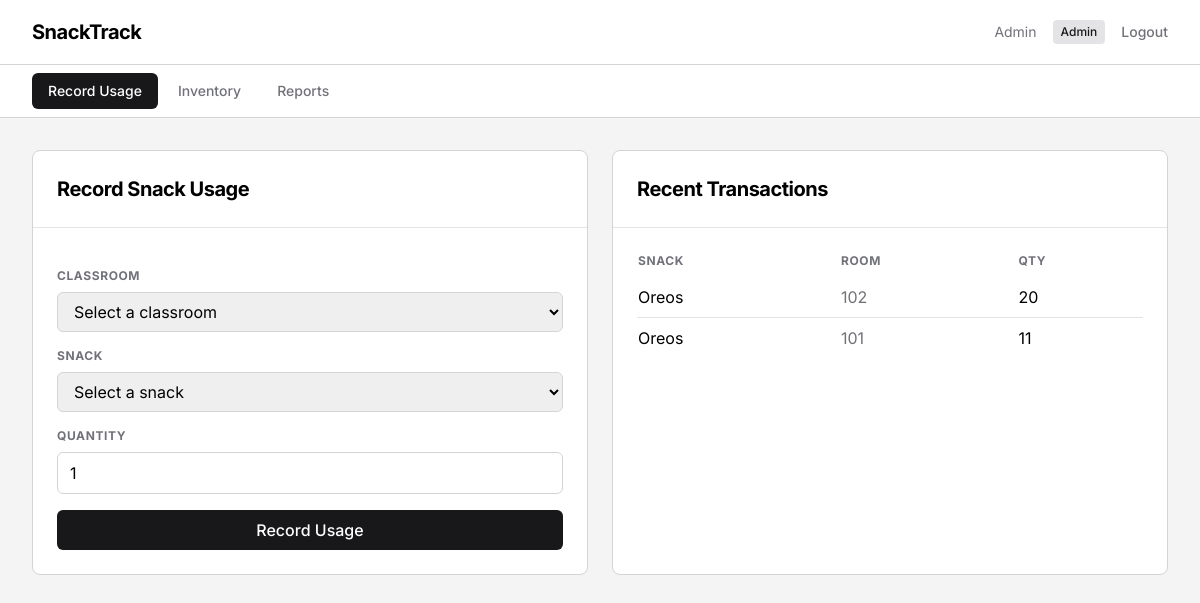
/staff-dashboard/ (signed in), run on the app's committed database.
### core/models.py (models this page shows, shortened)
class Transaction(models.Model):
    snack_id_ref = models.IntegerField(null=True)
    snack_name = models.CharField(max_length=255)
    classroom_id_ref = models.IntegerField(null=True)
    classroom_name = models.CharField(max_length=255)
    quantity = models.IntegerField()
    user_id_ref = models.IntegerField(null=True)
    user_name = models.CharField(max_length=255)
    transaction_type = models.CharField(max_length=50, default='usage')
    created_at = models.DateTimeField(auto_now_add=True)

### core/views.py (the view)
# urls.py: path('staff-dashboard/', views.staff_dashboard, name='staff_dashboard'),
@login_required
def staff_dashboard(request):
    tab = request.GET.get('tab', 'usage')
    all_snacks = models.get_all_snacks()
    summary = models.get_usage_summary()
    context = {
        'tab': tab,
        'classrooms': models.get_all_classrooms(),
        'available_snacks': [s for s in all_snacks if s.quantity > 0],
        'all_snacks': all_snacks,
        'transactions': models.get_recent_transactions(10),
        'summary': summary,
        'summary_json': json.dumps(summary, default=str),
        'inv_status': models.get_inventory_status(),
        'user_name': request.session.get('user_name', ''),
        'user_role': request.session.get('user_role', 'staff'),
    }
    return render(request, 'staff_dashboard.html', context)

### core/models.py (called while the page is built)
def get_all_classrooms():
    return Classroom.objects.all()

def get_all_snacks():
    return Snack.objects.all()

def get_recent_transactions(limit=10):
    return Transaction.objects.order_by('-created_at')[:limit]

def get_inventory_status():
    snacks = Snack.objects.all()
    low = sum(1 for s in snacks if 0 < s.quantity <= s.low_stock_threshold)
    out = sum(1 for s in snacks if s.quantity == 0)
    return {
        'total_items': snacks.count(),
        'total_quantity': sum(s.quantity for s in snacks),
        'low_stock_count': low + out,
    }

### core/views.py (called while the page is built)
def login_required(view):
    @wraps(view)
    def wrapper(request, *args, **kwargs):
        if 'user_id' not in request.session:
            return redirect('login')
        return view(request, *args, **kwargs)
    return wrapper

### core/templates/staff_dashboard.html (shortened to what this page needs)
<!DOCTYPE html>
<html lang="en">
<head>
  <script src="https://cdn.tailwindcss.com"></script>
</head>
<body class="min-h-screen bg-zinc-100">
<header class="bg-white border-b border-zinc-300 sticky top-0 z-50">
  <div class="max-w-7xl mx-auto px-4 sm:px-6 lg:px-8">
    <div class="flex justify-between items-center h-16">
      <h1 class="text-xl font-bold tracking-tight">SnackTrack</h1>
      <div class="flex items-center gap-4">
        <span class="text-sm text-zinc-500">{{ user_name }}</span>
        <span class="px-2 py-1 bg-zinc-200 text-zinc-900 text-xs font-medium rounded">{{ user_role|title }}</span>
        <a href="{% url 'logout' %}" class="text-zinc-500 hover:text-zinc-900 text-sm font-medium">Logout</a>
      </div>
    </div>
  </div>
</header>
<div class="bg-white border-b border-zinc-300">
  <div class="max-w-7xl mx-auto px-4 sm:px-6 lg:px-8">
    <div class="flex gap-1 py-2">
      <a href="{% url 'staff_dashboard' %}" class="px-4 py-2 text-sm font-medium rounded-md {% if tab == 'usage' %}tab-active{% else %}text-zinc-500 hover:bg-zinc-200{% endif %}">Record Usage</a>
      <a href="{% url 'staff_dashboard' %}?tab=inventory" class="px-4 py-2 text-sm font-medium rounded-md {% if tab == 'inventory' %}tab-active{% else %}text-zinc-500 hover:bg-zinc-200{% endif %}">Inventory</a>
      <a href="{% url 'staff_dashboard' %}?tab=reports" class="px-4 py-2 text-sm font-medium rounded-md {% if tab == 'reports' %}tab-active{% else %}text-zinc-500 hover:bg-zinc-200{% endif %}">Reports</a>
    </div>
  </div>
</div>
<main class="max-w-7xl mx-auto px-4 sm:px-6 lg:px-8 py-8">
  {% if tab == 'usage' %}
  <div class="grid grid-cols-1 lg:grid-cols-2 gap-6">
    <div class="bg-white border border-zinc-300 rounded-lg">
      <div class="p-6 border-b border-zinc-200">
        <h2 class="text-xl font-bold tracking-tight">Record Snack Usage</h2>
      </div>
      <form method="post" action="{% url 'record_usage' %}" class="p-6 space-y-4">
        <div>
          <label for="classroom_id" class="block text-xs font-bold uppercase tracking-wider text-zinc-500 mb-2">Classroom</label>
          <select id="classroom_id" name="classroom_id" required class="w-full px-3 py-2 border border-zinc-300 rounded-md">
            <option value="">Select a classroom</option>
          </select>
        </div>
        <div>
          <label for="snack_id" class="block text-xs font-bold uppercase tracking-wider text-zinc-500 mb-2">Snack</label>
          <select id="snack_id" name="snack_id" required class="w-full px-3 py-2 border border-zinc-300 rounded-md">
            <option value="">Select a snack</option>
          </select>
        </div>
        <div>
          <label for="quantity" class="block text-xs font-bold uppercase tracking-wider text-zinc-500 mb-2">Quantity</label>
          <input id="quantity" type="number" name="quantity" value="1" min="1" required class="w-full px-3 py-2 border border-zinc-300 rounded-md">
        </div>
        <button type="submit" class="w-full bg-zinc-900 text-white py-2 px-4 rounded-md hover:bg-zinc-800 font-medium">Record Usage</button>
      </form>
    </div>
    <div class="bg-white border border-zinc-300 rounded-lg">
      <div class="p-6 border-b border-zinc-200">
        <h2 class="text-xl font-bold tracking-tight">Recent Transactions</h2>
      </div>
      <div class="p-6">
        <table class="w-full">
          <thead>
            <tr>
              <th class="text-left text-xs font-bold uppercase tracking-wider text-zinc-500 pb-2">Snack</th>
              <th class="text-left text-xs font-bold uppercase tracking-wider text-zinc-500 pb-2">Room</th>
              <th class="text-left text-xs font-bold uppercase tracking-wider text-zinc-500 pb-2">Qty</th>
            </tr>
          </thead>
          <tbody class="divide-y divide-zinc-200">
            {% for t in transactions %}
            <tr class="hover:bg-zinc-50">
              <td class="py-2">{{ t.snack_name }}</td>
              <td class="py-2 text-zinc-500">{{ t.classroom_name }}</td>
              <td class="py-2">{{ t.quantity }}</td>
            </tr>
            {% empty %}
            <tr><td colspan="3" class="py-8 text-center text-zinc-500">No transactions yet</td></tr>
            {% endfor %}
          </tbody>
        </table>
      </div>
    </div>
  </div>
  {% endif %}
</main>
</body>
</html>

### core/templates/staff_dashboard.html (style rules this page uses)
body { font-family: 'Inter', sans-serif; }
.tab-active { background-color: #18181b; color: white; }

### data on the page
Transaction: snack_name "Oreos", classroom_name "102", quantity "20"
Transaction: snack_name "Oreos", classroom_name "101", quantity "11"

### other printed values
{{ user_name }} "Admin"
{{ user_role|title }} "Admin"
